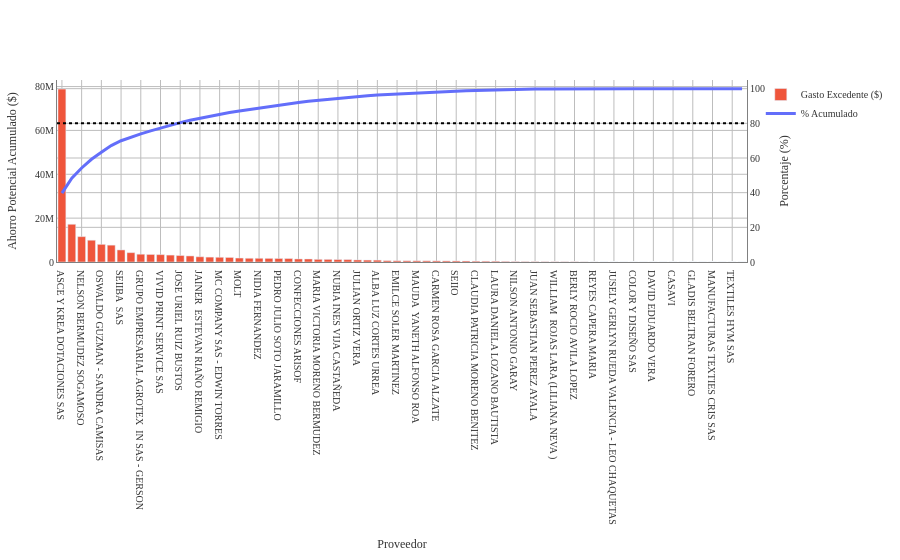

This figure's notebook cell:
### Markdown cell above
### Pareto de proveedor

### Code cell
df_costos_fechacom['Fecha'] = pd.to_datetime(df_costos_fechacom['Fecha'])

# Filtro de los últimos 6 meses
df_filtrado = df_costos_fechacom[df_costos_fechacom['Fecha'] >= '2025-10-17'].copy()

# Creamos una variable para agrupar las tres columnas y poder comparar sobre los mismos datos
group_cols = ['Categoría', 'Cliente', 'Proceso Producción']

# Creamos un df agrupando las columnas del paso anterior y el valor de la OS, sacando entre estos datos solo el valor más bajo de la misma agrupacion
df_minimos = df_filtrado.groupby(group_cols)['OS-Valor Unitario'].transform('min')

# Del df original (filtrado) creamos una columna de diferencia para ver los valores que son diferentes al minimo que sacamos anteriormente
df_filtrado['Diferencia_Unitaria'] = df_filtrado['OS-Valor Unitario'] - df_minimos

# Multiplicamos la columna de diferencia por la cantidad para saber cuánto a nivel general se pagó de más 
df_filtrado['Ahorro_Potencial_Total'] = df_filtrado['Diferencia_Unitaria'] * df_filtrado['OS-Cantidad']

# Agrupación para el gráfico
df_pareto_ahorro = df_filtrado.groupby('OS-Proveedor').agg({
    'Ahorro_Potencial_Total': 'sum',
    'Valor total OS': 'sum',
    'OS-Cantidad': 'sum'
}).reset_index()


df_pareto_ahorro = df_pareto_ahorro.sort_values(by='Ahorro_Potencial_Total', ascending=False)

# Cálculo de acumulados
total_ahorro_posible = df_pareto_ahorro['Ahorro_Potencial_Total'].sum()
df_pareto_ahorro['Porcentaje'] = (df_pareto_ahorro['Ahorro_Potencial_Total'] / total_ahorro_posible) * 100
df_pareto_ahorro['Acumulado'] = df_pareto_ahorro['Porcentaje'].cumsum()


fig_ahorro = go.Figure()

fig_ahorro.add_trace(go.Bar(
    x=df_pareto_ahorro['OS-Proveedor'],
    y=df_pareto_ahorro['Ahorro_Potencial_Total'],
    name='Gasto Excedente ($)',
    marker_color='#EF553B',
    customdata=df_pareto_ahorro[['Valor total OS', 'OS-Cantidad']], 
    hovertemplate=(
        "<b>Proveedor: %{x}</b><br>" +
        "Ahorro potencial total: %{y:$,.0f}<br>" +
        "Valor total de OS: %{customdata[0]:$,.0f}<br>" + 
        "Total Prendas: %{customdata[1]:,.0f}" +
        "<extra></extra>"
    )
))


fig_ahorro.add_trace(go.Scatter(
    x=df_pareto_ahorro['OS-Proveedor'],
    y=df_pareto_ahorro['Acumulado'],
    name='% Acumulado',
    yaxis='y2',
    line=dict(color='#636EFA', width=3),
    hovertemplate="Progreso Acumulado: %{y:.2f}%<extra></extra>"
))

# 7. Configuración de Layout
fig_ahorro.update_layout(
    xaxis=dict(title='Proveedor'),
    yaxis=dict(title='Ahorro Potencial Acumulado ($)'),
    yaxis2=dict(title='Porcentaje (%)', overlaying='y', side='right', range=[0, 105]),
    hovermode='x unified'
)

# Línea del 80% (Los proveedores que causan el 80% del sobrecosto)
fig_ahorro.add_shape(type="line", x0=0, x1=1, y0=80, y1=80, yref='y2', xref='paper',
                     line=dict(color="black", width=2, dash="dot"))

fig_ahorro.update_layout(
    # 1. Fondo transparente
    paper_bgcolor='rgba(0,0,0,0)',
    plot_bgcolor='rgba(0,0,0,0)',
    
    # 2. Tipografía Times New Roman
    font=dict(
        family="Times New Roman, Times, serif",
        size=10,
        color="#333333" # Color de letra gris muy oscuro (casi negro)
    ),
    
    # Ajuste opcional de márgenes para que la letra no se corte
    margin=dict(t=80, b=50, l=50, r=50)
)

# 3. Líneas de cuadrícula más oscuras
fig_ahorro.update_xaxes(
    showgrid=True, 
    gridwidth=1, 
    gridcolor='#bdbdbd', # Un gris más marcado (puedes usar 'gray' si lo quieres aún más oscuro)
    linecolor='gray',    # Línea del eje principal en negro
    zeroline=True,        # Mantener la línea del cero...
    zerolinecolor='#d3d3d3', # ...pero usar un gris mucho más suave (LightGrey)
    zerolinewidth=1
)

fig_ahorro.update_yaxes(
    showgrid=True, 
    gridwidth=1, 
    gridcolor='#bdbdbd', 
    linecolor='gray'
)

fig_ahorro.show()

### Figure 1 — Plotly figure (JSON) as saved in the notebook; plotly's stock layout.template omitted (floating-point values rounded to 4 significant figures; data arrays with more than 128 entries replaced by an {"elided": "..."} marker saying what was removed)
{"data": [{"customdata": {"elided": "70x2 float values"}, "hovertemplate": "<b>Proveedor: %{x}</b><br>Ahorro potencial total: %{y:$,.0f}<br>Valor total de OS: %{customdata[0]:$,.0f}<br>Total Prendas: %{customdata[1]:,.0f}<extra></extra>", "marker": {"color": "#EF553B"}, "name": "Gasto Excedente ($)", "type": "bar", "x": ["ASCE Y KREA DOTACIONES SAS", "SANDRA GARCIA", "NELSON BERMUDEZ SOGAMOSO", "Tejidos Inca", "OSWALDO GUZMAN - SANDRA CAMISAS", "ROSABELCE BENITEZ OLIVEROS", "SEIIBA  SAS", "YAMILE SANDOVAL CAMACHO", "GRUPO EMPRESARIAL AGROTEX  IN SAS - GERSON", "DIANA ARAMINTA ALEJO MORA", "VIVID PRINT SERVICE SAS", "SETATIS SAS", "JOSE URIEL RUIZ BUSTOS", "OLGA LUCIA GARCIA LOPEZ", "JAINER  ESTEVAN RIAÑO REMIGIO", "BENGIOTTO SAS", "MC COMPANY SAS - EDWIN TORRES", "EDISSON RAMIREZ MEJIA", "MOLT", "CONFECCIONES INFORMALES-CONFORMA LIMITADA", "NIDIA FERNANDEZ", "COLOR PRINT SERVICE SAS - NELSON", "PEDRO JULIO SOTO JARAMILLO", "MARIA LIGIA AGUDELO SIERRA", "CONFECCIONES ARISOF", "GLORIA LOZANO", "MARIA VICTORIA MORENO BERMUDEZ", "LUZMILA REYES ROJAS", "NUBIA INES VIJA CASTAÑEDA", "NEIFI CONSTANZA MORALES CASTAÑO", "JULIAN ORTIZ VERA", "MARIA PAULINA RUIZ MARTINEZ", "ALBA LUZ CORTES URREA", "KAREN ROJAS PINZON", "EMILCE SOLER MARTINEZ", "JOSE IGNACIO - Teresa", "MAUDA  YANETH ALFONSO ROA", "SARA RINCON CASTAÑEDA", "CARMEN ROSA GARCIA ALZATE", "COMERCIALIZADORA FLIPPER SPORT SAS", "SEIIO", "ANDERSON LEONARDO MURCIA  BONILLA", "CLAUDIA PATRICIA MORENO BENITEZ", "CONFECCIONES DOTAJAVEL EMPRESA UNIPERSONAL", "LAURA DANIELA LOZANO BAUTISTA", "MARIANOROCA SAS - CESAR", "NILSON ANTONIO GARAY", "HELBERTH DUBAN VALERO VELA", "JUAN SEBASTIAN PEREZ AYALA", "JOSE MIGUEL RUIZ HUERTAS", "WILLIAM  ROJAS LARA (LILIANA NEVA )", "FERNANDO CUESTA", "BERLY ROCIO AVILA LOPEZ", "DORA NANCY HERRERA MARTINEZ", "REYES CAPERA MARIA", "AMERICANA DE CONFECCIONES Y SERVICIOS SAS", "JUSELY GERLYN RUEDA VALENCIA - LEO CHAQUETAS", "JOSE FRANCISCO VARGAS ROLDAN", "COLOR Y DISEÑO SAS", "CARLOS ANDRES PEREZ CELIS", "DAVID EDUARDO VERA", "DUVIS ELENA CUBILLLOS NIETO", "CASAVI", "CLAUDIA MARCELA MORENO", "GLADIS BELTRAN FORERO", "INVERSIONES Y DOTACIONES ARGA S.A.S", "MANUFACTURAS TEXTIES CRIS SAS", "MARIA SOE DUQUE URREGO", "TEXTILES HYM SAS", "TEXTIBORDADOS E.G.G SAS"], "y": [78840000.0, 17200000.0, 11570000.0, 9932000.0, 8048000.0, 7686000.0, 5505000.0, 4256000.0, 3553000.0, 3438000.0, 3356000.0, 3156000.0, 2954000.0, 2766000.0, 2381000.0, 2226000.0, 2152000.0, 2076000.0, 1812000.0, 1700000.0, 1690000.0, 1650000.0, 1609000.0, 1577000.0, 1392000.0, 1378000.0, 1214000.0, 1189000.0, 1118000.0, 1094000.0, 939000.0, 877500.0, 846000.0, 615200.0, 562500.0, 551600.0, 543200.0, 534000.0, 509600.0, 490400.0, 477700.0, 465000.0, 386000.0, 370800.0, 352000.0, 273000.0, 208000.0, 174000.0, 171500.0, 127500.0, 117000.0, 104500.0, 90000.0, 46000.0, 18000.0, 2400.0, 0.0, 0.0, 0.0, 0.0, 0.0, 0.0, 0.0, 0.0, 0.0, 0.0, 0.0, 0.0, 0.0, 0.0]}, {"hovertemplate": "Progreso Acumulado: %{y:.2f}%<extra></extra>", "line": {"color": "#636EFA", "width": 3}, "name": "% Acumulado", "type": "scatter", "x": ["ASCE Y KREA DOTACIONES SAS", "SANDRA GARCIA", "NELSON BERMUDEZ SOGAMOSO", "Tejidos Inca", "OSWALDO GUZMAN - SANDRA CAMISAS", "ROSABELCE BENITEZ OLIVEROS", "SEIIBA  SAS", "YAMILE SANDOVAL CAMACHO", "GRUPO EMPRESARIAL AGROTEX  IN SAS - GERSON", "DIANA ARAMINTA ALEJO MORA", "VIVID PRINT SERVICE SAS", "SETATIS SAS", "JOSE URIEL RUIZ BUSTOS", "OLGA LUCIA GARCIA LOPEZ", "JAINER  ESTEVAN RIAÑO REMIGIO", "BENGIOTTO SAS", "MC COMPANY SAS - EDWIN TORRES", "EDISSON RAMIREZ MEJIA", "MOLT", "CONFECCIONES INFORMALES-CONFORMA LIMITADA", "NIDIA FERNANDEZ", "COLOR PRINT SERVICE SAS - NELSON", "PEDRO JULIO SOTO JARAMILLO", "MARIA LIGIA AGUDELO SIERRA", "CONFECCIONES ARISOF", "GLORIA LOZANO", "MARIA VICTORIA MORENO BERMUDEZ", "LUZMILA REYES ROJAS", "NUBIA INES VIJA CASTAÑEDA", "NEIFI CONSTANZA MORALES CASTAÑO", "JULIAN ORTIZ VERA", "MARIA PAULINA RUIZ MARTINEZ", "ALBA LUZ CORTES URREA", "KAREN ROJAS PINZON", "EMILCE SOLER MARTINEZ", "JOSE IGNACIO - Teresa", "MAUDA  YANETH ALFONSO ROA", "SARA RINCON CASTAÑEDA", "CARMEN ROSA GARCIA ALZATE", "COMERCIALIZADORA FLIPPER SPORT SAS", "SEIIO", "ANDERSON LEONARDO MURCIA  BONILLA", "CLAUDIA PATRICIA MORENO BENITEZ", "CONFECCIONES DOTAJAVEL EMPRESA UNIPERSONAL", "LAURA DANIELA LOZANO BAUTISTA", "MARIANOROCA SAS - CESAR", "NILSON ANTONIO GARAY", "HELBERTH DUBAN VALERO VELA", "JUAN SEBASTIAN PEREZ AYALA", "JOSE MIGUEL RUIZ HUERTAS", "WILLIAM  ROJAS LARA (LILIANA NEVA )", "FERNANDO CUESTA", "BERLY ROCIO AVILA LOPEZ", "DORA NANCY HERRERA MARTINEZ", "REYES CAPERA MARIA", "AMERICANA DE CONFECCIONES Y SERVICIOS SAS", "JUSELY GERLYN RUEDA VALENCIA - LEO CHAQUETAS", "JOSE FRANCISCO VARGAS ROLDAN", "COLOR Y DISEÑO SAS", "CARLOS ANDRES PEREZ CELIS", "DAVID EDUARDO VERA", "DUVIS ELENA CUBILLLOS NIETO", "CASAVI", "CLAUDIA MARCELA MORENO", "GLADIS BELTRAN FORERO", "INVERSIONES Y DOTACIONES ARGA S.A.S", "MANUFACTURAS TEXTIES CRIS SAS", "MARIA SOE DUQUE URREGO", "TEXTILES HYM SAS", "TEXTIBORDADOS E.G.G SAS"], "y": [39.75, 48.42, 54.25, 59.25, 63.31, 67.19, 69.96, 72.11, 73.9, 75.63, 77.32, 78.91, 80.4, 81.8, 83.0, 84.12, 85.2, 86.25, 87.16, 88.02, 88.87, 89.7, 90.52, 91.31, 92.01, 92.71, 93.32, 93.92, 94.48, 95.03, 95.51, 95.95, 96.38, 96.69, 96.97, 97.25, 97.52, 97.79, 98.05, 98.29, 98.54, 98.77, 98.96, 99.15, 99.33, 99.47, 99.57, 99.66, 99.75, 99.81, 99.87, 99.92, 99.97, 99.99, 100.0, 100.0, 100.0, 100.0, 100.0, 100.0, 100.0, 100.0, 100.0, 100.0, 100.0, 100.0, 100.0, 100.0, 100.0, 100.0], "yaxis": "y2"}], "layout": {"font": {"color": "#333333", "family": "Times New Roman, Times, serif", "size": 10}, "hovermode": "x unified", "margin": {"b": 50, "l": 50, "r": 50, "t": 80}, "paper_bgcolor": "rgba(0,0,0,0)", "plot_bgcolor": "rgba(0,0,0,0)", "shapes": [{"line": {"color": "black", "dash": "dot", "width": 2}, "type": "line", "x0": 0, "x1": 1, "xref": "paper", "y0": 80, "y1": 80, "yref": "y2"}], "xaxis": {"gridcolor": "#bdbdbd", "gridwidth": 1, "linecolor": "gray", "showgrid": true, "title": {"text": "Proveedor"}, "zeroline": true, "zerolinecolor": "#d3d3d3", "zerolinewidth": 1}, "yaxis": {"gridcolor": "#bdbdbd", "gridwidth": 1, "linecolor": "gray", "showgrid": true, "title": {"text": "Ahorro Potencial Acumulado ($)"}}, "yaxis2": {"gridcolor": "#bdbdbd", "gridwidth": 1, "linecolor": "gray", "overlaying": "y", "range": [0, 105], "showgrid": true, "side": "right", "title": {"text": "Porcentaje (%)"}}}}
